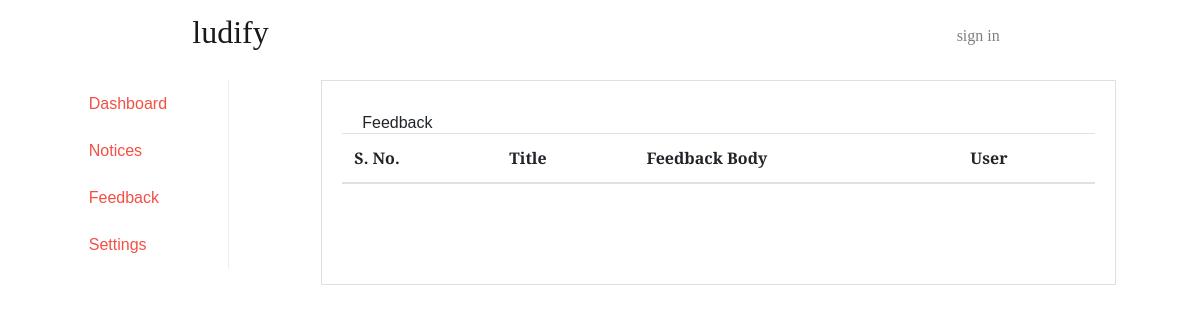
The app's page /dashboard_admin.php?type=feedback, older data.
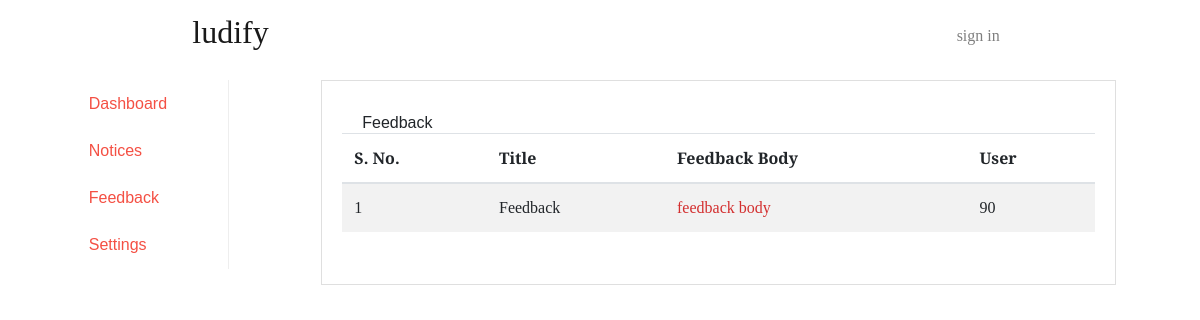
The same page, newer data.
### tables this page shows
CREATE TABLE `feedback` (
  `feedback_id` int(11) NOT NULL,
  `feedback_title` text,
  `feedback_body` text,
  `user_id` int(11) DEFAULT NULL,
  `created_at` timestamp NOT NULL DEFAULT CURRENT_TIMESTAMP,
  `updated_at` timestamp NOT NULL DEFAULT CURRENT_TIMESTAMP ON UPDATE CURRENT_TIMESTAMP
);

### dashboard/dashboard_feedback.php (the view, shortened to what this page needs)
<h6 class="card-header">Feedback</h6>
<table class="table table-striped">
	<thead>
		<tr>
			<th>S. No.</th>
			<th>Title</th>
			<th>Feedback Body</th>
			<th>User</th>
		</tr>
	</thead>
	<tbody>
		<?php
			$sql = "select * from feedback";
			$result = mysqli_query($conn,$sql);
			$sno = 1;
			while($row = mysqli_fetch_assoc($result)){
		?>
		<tr>
			<td><?= $sno ?></td>
			<td><?= $row['feedback_title'] ?></td>
			<td class="text-truncate" style="max-width: 1px;">
				<a href="#" data-toggle="modal" data-target="#exampleModal_<?=$sno?>">
					<?= $row['feedback_body'] ?>
				</a>
			</td>
			<td><?=$row['user_id']?></td>
		</tr>
		<?php
				$sno++;
			}
		?>
	</tbody>
</table>

Row changes from the older to the newer data that the page shows:
added feedback: feedback_title "Feedback", feedback_body "feedback body", user "90"
